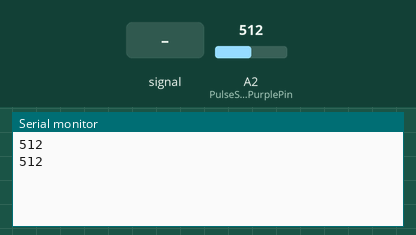
This sketch was run on a simulated Arduino Uno, built with avr-gcc and run on an emulated ATmega328P. Shown: the last lines printed to the serial monitor. Inputs (shaded band) come from the test bench; at power-on: A2 (PulseSensorPurplePin) = 512.

Above: at 1.8 s.
1.9 s: A2 (PulseSensorPurplePin) fed a 200 Hz sine of ±81 counts around its level
At 2.6 s:
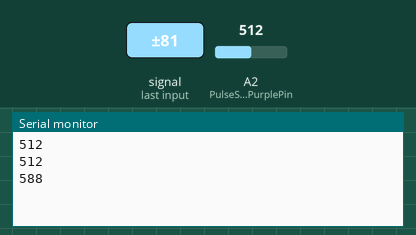
3.4 s: A2 (PulseSensorPurplePin) set to 716
At 4.7 s:
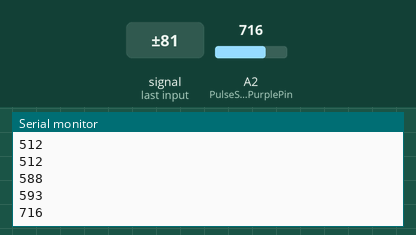
4.9 s: A2 (PulseSensorPurplePin) fed a 1000 Hz sine of ±255 counts around its level
At 5.8 s:
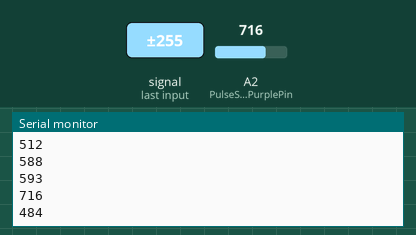
6.4 s: A2 (PulseSensorPurplePin) set to 900
At 7.6 s:
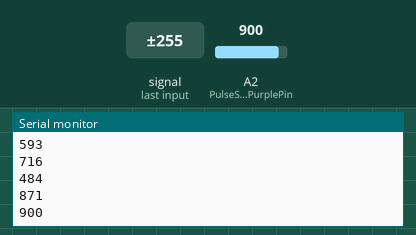
Timing chart, 0 to 8.9 s (numbered marks = the images above; inputs shaded):
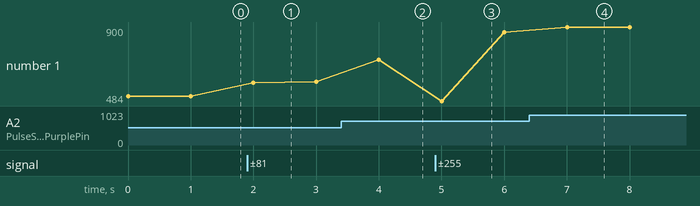

Measured:
- after the input at 1.9 s, the serial monitor: prints a new line after 0.10 s (image 1)
- after the input at 3.4 s, the serial monitor: prints a new line after 0.60 s (image 2)
- after the input at 4.9 s, the serial monitor: prints a new line after 0.10 s (image 3)
- after the input at 6.4 s, the serial monitor: prints a new line after 0.60 s (image 4)
- plotted number 1: 512 → 593 after the input at 1.9 s, 593 → 716 after the input at 3.4 s, 716 → 871 after the input at 4.9 s, 871 → 900 after the input at 6.4 s

The sketch:

heartrate_oled.ino
```cpp
int PulseSensorPurplePin = 2; // Variabel untuk menyimpan pin signal dari sensor
int Signal; // Variabel untuk menyimpan signal dari sensor

void setup(){
  Serial.begin(9600); // Inisiasi komunikasi serial dengan kecepatan baud 9600
  /*
  Menempatkan semua konfigurasi yang diperlukan untuk mengatur kondisi awal dan parameter dasar,
  seperti inisialisasi pin, pengaturan komunikasi serial, atau pengaturan awal untuk sensor dan perangkat keras lainnya.
  */
}

void loop(){
  Signal = analogRead(PulseSensorPurplePin); // Membaca nilai sinyal analog dari pin sensor dan menyimpannya ke dalam variabel Signal
  Serial.println(Signal); // Menampilkan nilai Signal ke Serial Monitor
  delay(1000); // Jeda 1 detik
}
```
